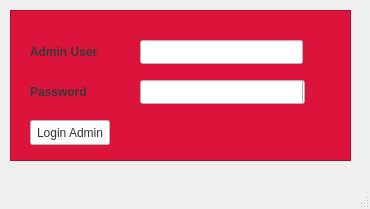
<?xml version="1.0" encoding="UTF-8"?>
<ui version="4.0">
 <class>AdminLogin</class>
 <widget class="QMainWindow" name="AdminLogin">
  <property name="geometry">
   <rect>
    <x>0</x>
    <y>0</y>
    <width>370</width>
    <height>209</height>
   </rect>
  </property>
  <property name="windowTitle">
   <string>MainWindow</string>
  </property>
  <widget class="QWidget" name="centralwidget">
   <widget class="QFrame" name="frame">
    <property name="geometry">
     <rect>
      <x>10</x>
      <y>10</y>
      <width>341</width>
      <height>151</height>
     </rect>
    </property>
    <property name="styleSheet">
     <string notr="true">*{
background:#dc143c;
}</string>
    </property>
    <property name="frameShape">
     <enum>QFrame::StyledPanel</enum>
    </property>
    <property name="frameShadow">
     <enum>QFrame::Raised</enum>
    </property>
    <widget class="QLabel" name="label_2">
     <property name="geometry">
      <rect>
       <x>28</x>
       <y>30</y>
       <width>96</width>
       <height>24</height>
      </rect>
     </property>
     <property name="font">
      <font>
       <pointsize>9</pointsize>
       <weight>75</weight>
       <bold>true</bold>
      </font>
     </property>
     <property name="styleSheet">
      <string notr="true">*{
color:#353839;
}</string>
     </property>
     <property name="text">
      <string>Last Name:   </string>
     </property>
    </widget>
    <widget class="QLabel" name="label">
     <property name="geometry">
      <rect>
       <x>20</x>
       <y>30</y>
       <width>95</width>
       <height>24</height>
      </rect>
     </property>
     <property name="font">
      <font>
       <pointsize>9</pointsize>
       <weight>75</weight>
       <bold>true</bold>
      </font>
     </property>
     <property name="styleSheet">
      <string notr="true">*{
color:#353839;
}</string>
     </property>
     <property name="text">
      <string>Admin User</string>
     </property>
    </widget>
    <widget class="QLineEdit" name="lineEdit_lastName">
     <property name="geometry">
      <rect>
       <x>131</x>
       <y>30</y>
       <width>162</width>
       <height>24</height>
      </rect>
     </property>
     <property name="styleSheet">
      <string notr="true">*{
background:white;
color:black;
}</string>
     </property>
    </widget>
    <widget class="QLineEdit" name="lineEdit_user">
     <property name="enabled">
      <bool>true</bool>
     </property>
     <property name="geometry">
      <rect>
       <x>130</x>
       <y>30</y>
       <width>163</width>
       <height>24</height>
      </rect>
     </property>
     <property name="styleSheet">
      <string notr="true">*{
background:white;
color:black;
}</string>
     </property>
    </widget>
    <widget class="QLabel" name="label_4">
     <property name="geometry">
      <rect>
       <x>20</x>
       <y>70</y>
       <width>95</width>
       <height>24</height>
      </rect>
     </property>
     <property name="font">
      <font>
       <pointsize>9</pointsize>
       <weight>75</weight>
       <bold>true</bold>
      </font>
     </property>
     <property name="styleSheet">
      <string notr="true">*{
color:#353839;
}</string>
     </property>
     <property name="text">
      <string>Password</string>
     </property>
    </widget>
    <widget class="QLineEdit" name="lineEdit_lastName_2">
     <property name="geometry">
      <rect>
       <x>133</x>
       <y>70</y>
       <width>162</width>
       <height>24</height>
      </rect>
     </property>
     <property name="styleSheet">
      <string notr="true">*{
background:white;
color:black;
}</string>
     </property>
    </widget>
    <widget class="QLineEdit" name="lineEdit_password">
     <property name="enabled">
      <bool>true</bool>
     </property>
     <property name="geometry">
      <rect>
       <x>130</x>
       <y>70</y>
       <width>163</width>
       <height>24</height>
      </rect>
     </property>
     <property name="styleSheet">
      <string notr="true">*{
background:white;
color:black;
}</string>
     </property>
     <property name="echoMode">
      <enum>QLineEdit::Password</enum>
     </property>
    </widget>
    <widget class="QPushButton" name="pushButton">
     <property name="geometry">
      <rect>
       <x>20</x>
       <y>110</y>
       <width>80</width>
       <height>25</height>
      </rect>
     </property>
     <property name="styleSheet">
      <string notr="true">*{
color:#333;
background:white;
}</string>
     </property>
     <property name="text">
      <string>Login Admin</string>
     </property>
    </widget>
   </widget>
  </widget>
  <widget class="QMenuBar" name="menubar">
   <property name="geometry">
    <rect>
     <x>0</x>
     <y>0</y>
     <width>370</width>
     <height>25</height>
    </rect>
   </property>
  </widget>
  <widget class="QStatusBar" name="statusbar"/>
 </widget>
 <resources/>
 <connections/>
</ui>
